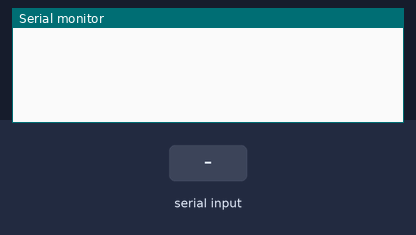
A sketch run on a simulated ESP8266 (NodeMCU). Parts: the last lines printed to the serial monitor. The inputs (shaded band) are chosen by the test bench. WiFi joins after 1.5 s; servers stay silent unless stated.

Above: at 1.4 s.
1.5 s: "PING:1\n" received over Serial
At 1.9 s:
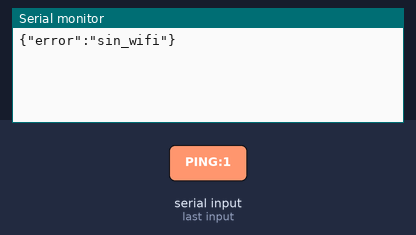
3.0 s: "PING:150\n" received over Serial
At 4.2 s:
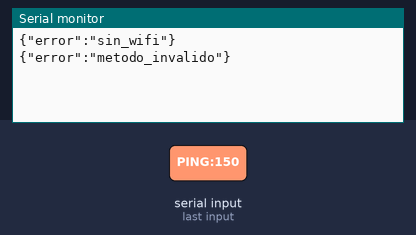
4.5 s: "POST:1\n" received over Serial
At 5.4 s:
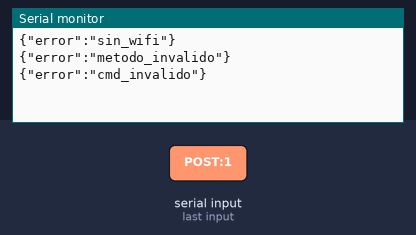
6.0 s: "GET:1\n" received over Serial
At 6.7 s:
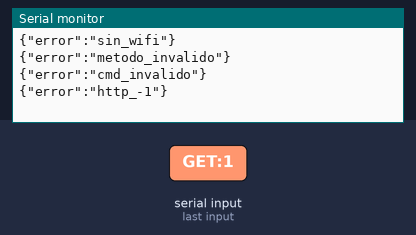
7.7 s: "PING\n" received over Serial
At 8.9 s:
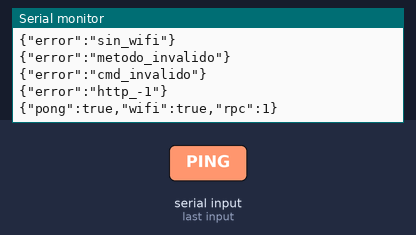
9.2 s: "@\n" received over Serial
At 10.2 s:
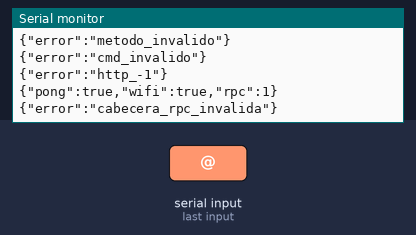

Measured:
- after the input at 1.5 s, the serial monitor: prints a new line at once (image 1)
- after the input at 3.0 s, the serial monitor: prints a new line at once (image 2)
- after the input at 4.5 s, the serial monitor: prints a new line at once (image 3)
- after the input at 6.0 s, the serial monitor: prints a new line after 0.20 s (image 4)
- after the input at 7.7 s, the serial monitor: prints a new line at once (image 5)
- after the input at 9.2 s, the serial monitor: prints a new line at once (image 6)

The sketch:

sketch_esp8266_PUENTE.ino
```cpp
// CORRECCION 13/11/2026: respuestas identificadas para el Mega actualizado.
#include <ESP8266WiFi.h>
#include <ESP8266HTTPClient.h>
#include <WiFiClient.h>

// AeroGarden: puente Wi-Fi entre el Arduino Mega y el servidor.
const char* WIFI_SSID = "linksys_SUIP";
const char* WIFI_PASS = "e0h6i2e5Suip";

// Dirección del servidor AeroGarden.
const char* SERVER_HOST = "http://172.195.106.4";

unsigned long tUltimoIntento = 0;
const unsigned long REINTENTO_WIFI_MS = 10000UL;

const uint16_t HTTP_TIMEOUT_MS = 3000;
const unsigned int MAX_RESPUESTA_BYTES = 1400;

// Compatible con comandos anteriores y con @<id>:<comando>.
// El Mega actualizado verificara este identificador en cada respuesta.
bool leerCabeceraESP(const char *texto, uint32_t &id, uint8_t &longitud) {
    if (!texto || texto[0] != '@') return false;
    uint32_t valor = 0;
    uint8_t i = 1;
    while (texto[i] >= '0' && texto[i] <= '9') {
        uint8_t digito = (uint8_t)(texto[i] - '0');
        if (i > 10 || valor > (UINT32_MAX - digito) / 10U) return false;
        valor = valor * 10U + digito;
        ++i;
    }
    if (i == 1 || texto[i] != ':' || valor == 0) return false;
    id = valor;
    longitud = i + 1;
    return true;
}

String procesarComando(const String &cmd);

void setup() {
    // Enlace con el Mega: debe coincidir con BAUD_ESP.
    Serial.begin(115200);
    delay(200);

    // Este puerto es el protocolo con el Mega: sin mensajes libres de arranque.

    WiFi.mode(WIFI_STA);
    WiFi.setAutoReconnect(true);
    WiFi.begin(WIFI_SSID, WIFI_PASS);
    tUltimoIntento = millis();
}

void loop() {
    // Reintentar la conexión cada 10 segundos.
    if (WiFi.status() != WL_CONNECTED) {
        if (millis() - tUltimoIntento >= REINTENTO_WIFI_MS) {
            WiFi.disconnect();
            WiFi.begin(WIFI_SSID, WIFI_PASS);
            tUltimoIntento = millis();
        }
    }

    // Serial es el enlace con el Mega: responder una línea por comando.
    // Evitar mensajes de depuración adicionales dentro del loop.
    if (Serial.available()) {
        String linea = Serial.readStringUntil('\n');
        linea.trim();
        if (linea.length() == 0) return;

        if (linea == "PING") {
            Serial.println(WiFi.status() == WL_CONNECTED
                           ? "{\"pong\":true,\"wifi\":true,\"rpc\":1}"
                           : "{\"pong\":true,\"wifi\":false,\"rpc\":1}");
            return;
        }

        // Mantiene compatibilidad con el Mega anterior durante la actualizacion.
        uint32_t solicitud = 0;
        uint8_t cabecera = 0;
        bool conId = linea.startsWith("@");
        if (conId) {
            if (!leerCabeceraESP(linea.c_str(), solicitud, cabecera)) {
                Serial.println("{\"error\":\"cabecera_rpc_invalida\"}");
                return;
            }
            linea.remove(0, cabecera);
        }
        String respuesta = procesarComando(linea);
        if (conId) {
            Serial.print('@'); Serial.print(solicitud); Serial.print(':');
        }
        Serial.println(respuesta);
    }
}

// Comandos del Mega:
// GET:/ruta
// POST:/ruta:{"campo":"valor"}
String procesarComando(const String &cmd) {
    if (WiFi.status() != WL_CONNECTED) {
        return "{\"error\":\"sin_wifi\"}";
    }

    String metodo = "";
    String endpoint = "";
    String body = "";

    int sep1 = cmd.indexOf(':');
    if (sep1 == -1) return "{\"error\":\"cmd_invalido\"}";

    metodo = cmd.substring(0, sep1);

    if (metodo == "POST") {
        int sep2 = cmd.indexOf(':', sep1 + 1);
        if (sep2 == -1) return "{\"error\":\"cmd_invalido\"}";
        endpoint = cmd.substring(sep1 + 1, sep2);
        body = cmd.substring(sep2 + 1);
    } else if (metodo == "GET") {
        endpoint = cmd.substring(sep1 + 1);
    } else {
        return "{\"error\":\"metodo_invalido\"}";
    }

    String url = String(SERVER_HOST) + endpoint;

    // El servidor configurado utiliza HTTP.
    WiFiClient cliente;
    HTTPClient http;

    if (!http.begin(cliente, url)) {
        return "{\"error\":\"http_begin\"}";
    }
    http.setTimeout(HTTP_TIMEOUT_MS);

    int httpCode = -1;
    String payload = "";

    if (metodo == "POST") {
        http.addHeader("Content-Type", "application/json");
        httpCode = http.POST(body);
    } else {
        httpCode = http.GET();
    }

    if (httpCode >= 200 && httpCode < 300) {
        payload = http.getString();
        payload.replace("\n", "");
        payload.replace("\r", "");
        if (payload.length() == 0) {
            payload = "{\"error\":\"http_sin_contenido\"}";
        } else if (payload.length() > MAX_RESPUESTA_BYTES) {
            payload = "{\"error\":\"respuesta_demasiado_grande\"}";
        }
    } else if (httpCode > 0) {
        payload = "{\"error\":\"http_status_" + String(httpCode) + "\"}";
    } else {
        payload = "{\"error\":\"http_" + String(httpCode) + "\"}";
    }

    http.end();
    return payload;
}
```
